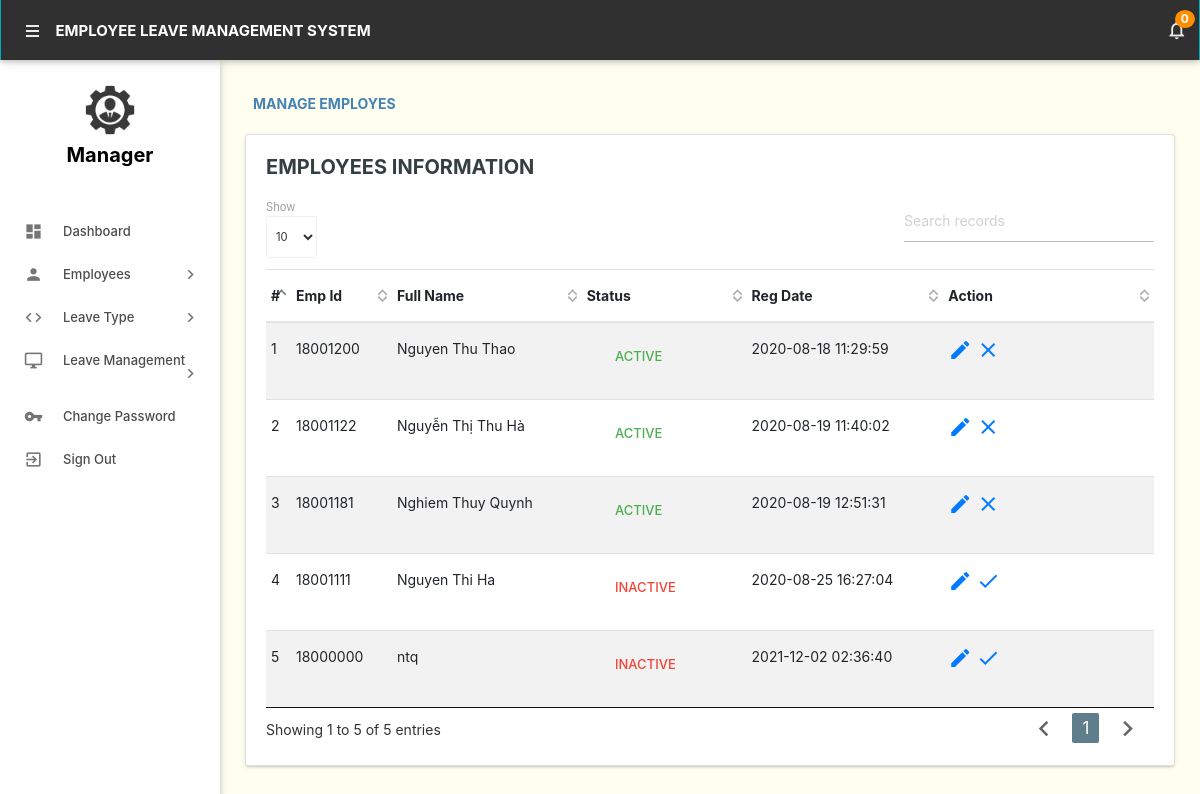
Page /admin/manageemployee.php (signed in) on the committed database.
### tables this page shows
CREATE TABLE `employees` (
  `id` int(11) NOT NULL,
  `EmpId` varchar(100) NOT NULL,
  `FullName` varchar(150) NOT NULL,
  `EmailId` varchar(200) NOT NULL,
  `Password` varchar(180) NOT NULL,
  `Gender` varchar(100) NOT NULL,
  `Dob` varchar(100) NOT NULL,
  `Address` varchar(255) NOT NULL,
  `Phonenumber` char(11) NOT NULL,
  `Status` int(1) NOT NULL,
  `RegDate` timestamp NOT NULL DEFAULT current_timestamp()
);

### admin/manageemployee.php (the view, shortened to what this page needs)
<?php
include('includes/config.php');
if (strlen($_SESSION['alogin']) == 0) {
    header('location:index.php');
} else {
    ?>
    <!DOCTYPE html>
    <html lang="en">
        <head>
            <link type="text/css" rel="stylesheet" href="../assets/plugins/materialize/css/materialize.min.css"/>
            <link href="../assets/plugins/material-preloader/css/materialPreloader.min.css" rel="stylesheet">
            <link href="../assets/plugins/datatables/css/jquery.dataTables.min.css" rel="stylesheet">
            <link href="../assets/css/alpha.min.css" rel="stylesheet" type="text/css"/>
            <link href="../assets/css/custom.css" rel="stylesheet" type="text/css"/>
            <link rel="stylesheet" href="https://stackpath.bootstrapcdn.com/bootstrap/4.5.2/css/bootstrap.min.css">
        </head>
        <body>
    <?php include('includes/header.php'); ?>
    <?php include('includes/sidebar.php'); ?>
            <main class="mn-inner">
                <div class="page-title" style="color: #4682B4"><strong>Manage Employes</strong></div>
                <br>
                <br>
                <div class="card">
                    <div class="card-content">
                        <span class="card-title" style="color: #34403F; font-size: 20px">Employees Information</span>
                        <table id="example" class="table table-striped table table-hover">
                            <thead>
                                <tr>
                                    <th>#</th>
                                    <th>Emp Id</th>
                                    <th>Full Name</th>
                                    <th>Status</th>
                                    <th>Reg Date</th>
                                    <th>Action</th>
                                </tr>
                            </thead>
                            <tbody>
    <?php
    $sql = "SELECT EmpId,FullName,Status,RegDate,id from  employees";
    $query = $dbh->prepare($sql);
    $query->execute();
    $results = $query->fetchAll(PDO::FETCH_OBJ);
    $cnt = 1;
    if ($query->rowCount() > 0) {
        foreach ($results as $result) {
            ?>
                                        <tr>
                                            <td> <?php echo htmlentities($cnt); ?></td>
                                            <td><?php echo htmlentities($result->EmpId); ?></td>
                                            <td><?php echo htmlentities($result->FullName); ?></td>
                                            <td><?php
                            $stats = $result->Status;
                            if ($stats) {
                                ?>
                                                    <a class="waves-effect waves-green btn-flat m-b-xs">Active</a>
                                                <?php } else { ?>
                                                    <a class="waves-effect waves-red btn-flat m-b-xs">Inactive</a>
                                                <?php } ?>
                                            </td>
                                            <td><?php echo htmlentities($result->RegDate); ?></td>
                                            <td><a href="editemployee.php?empid=<?php echo htmlentities($result->id); ?>"><i class="material-icons">mode_edit</i></a>
            <?php if ($result->Status == 1) {
                ?>
                                                    <a href="manageemployee.php?inid=<?php echo htmlentities($result->id); ?>" onclick="return confirm('Are you sure you want to inactive this Employe?');"" > <i class="material-icons" title="Inactive">clear</i>
                                                <?php } else { ?>
                                                        <a href="manageemployee.php?id=<?php echo htmlentities($result->id); ?>" onclick="return confirm('Are you sure you want to active this employee?');""><i class="material-icons" title="Active">done</i>
                                                    <?php } ?> </td>
                                                        </tr>
                                                        <?php $cnt++;
                                                    }
                                                } ?>
                                                </tbody>
                                                </table>
                                                </div>
                                                </div>
                                                </main>
                                                <div class="left-sidebar-hover"></div>
                                                </body>
                                                </html>
                                            <?php } ?>

### rows in the picture
employees: EmpId "18001200", FullName "Nguyen Thu Thao", Status "ACTIVE", RegDate "2020-08-18 11:29:59"
employees: EmpId "18001122", FullName "Nguyễn Thị Thu Hà", Status "ACTIVE", RegDate "2020-08-19 11:40:02"
employees: EmpId "18001181", FullName "Nghiem Thuy Quynh", Status "ACTIVE", RegDate "2020-08-19 12:51:31"
employees: EmpId "18001111", FullName "Nguyen Thi Ha", Status "INACTIVE", RegDate "2020-08-25 16:27:04"
employees: EmpId "18000000", FullName "ntq", Status "INACTIVE", RegDate "2021-12-02 02:36:40"

### other values in the picture
$unreadcount "0"
